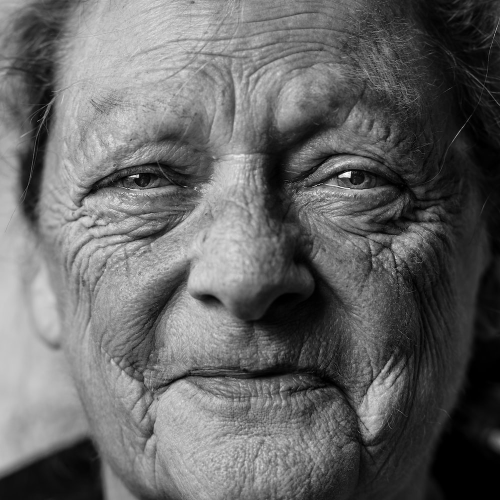
#> input picture grayscale.jpg, 1000 x 1000 px (shown at 1/2 size)
$ python imagerestoration2.py
#> lines starting #> are read from the running program, lines starting #| are printed output that depends on the picture; after the words box and inside, x2 and y2 are one past the last pixel; in counts of white or black regions, pixels touching at a corner belong together
# -*- coding: utf-8 -*-
"""
Created on Wed Sep 14 23:11:59 2022

@author: max_n
"""

from PIL import Image
import numpy as np
from math import sqrt

#convert to grayscale
im = np.array(Image.open(r"grayscale.jpg").convert('L'))
ar = np.array(im)

#create a mask with 1's containing a square of 0's
mask = np.ones((1000, 1000))
for i in range(1, 50):
    mask[i][250:300] = 0
#save masked
masked_save = Image.fromarray(mask*255)
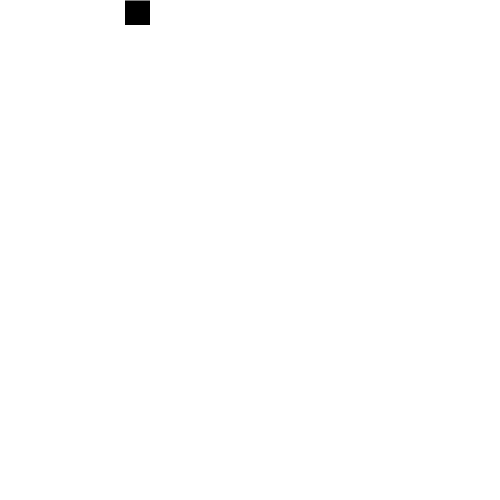
#> masked_save: PIL image 1000x1000 F (shown at 1/2 size); 99.8% white; 1 black region, box (x1, y1, x2, y2) and area: (250, 1, 300, 50) 2450
masked_save = masked_save.convert('L')
masked_save.save("masked_2.png")

#overlay mask
masked = mask*ar


#D and h values
D = .5
h = 1


for k in range(1, 1001):
    for i in range(1, 50):
        for j in range(250, 300):
            #Laplace equation
            #masked[i][j] = (masked[i-1][j] + masked[i+1][j] + masked[i][j-1] + masked[i][j+1])/4


            #Diffusion equation
            if k == 1 and j != 300 and i != 50:
                masked[i][j] = masked[i][j] + D*h*(masked[i-1][j] + masked[i][j-1] - (4-2)*masked[i][j])
            elif k == 1 and j == 300 and i != 50:
                masked[i][j] = masked[i][j] + D*h*(masked[i-1][j] + masked[i][j-1] + masked[i][j+1] - (4-1)*masked[i][j])
            elif k == 1 and j != 300 and i == 50:
                masked[i][j] = masked[i][j] + D*h*(masked[i-1][j] + masked[i+1][j] + masked[i][j-1] - (4-1)*masked[i][j])
            else:
                masked[i][j] = masked[i][j] + D*h*(masked[i-1][j] + masked[i+1][j] + masked[i][j-1] + masked[i][j+1] - 4*masked[i][j])
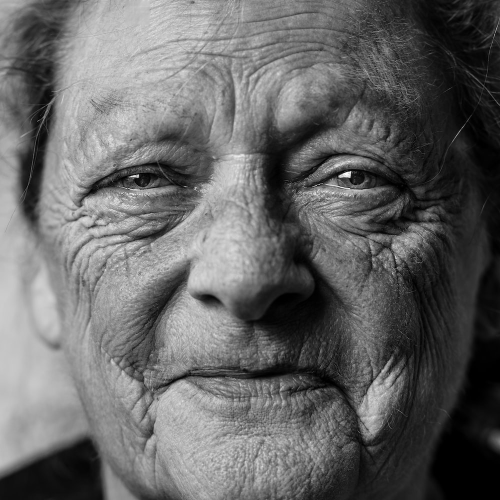
#> masked: shape (1000, 1000) float64 (shown at 1/2 size); min 0, max 255, mean 101.2


restored = Image.fromarray(masked)
restored.show()
